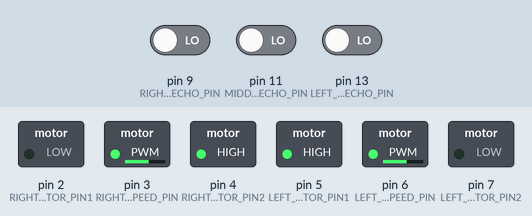
Bench run of a program on a simulated Arduino Uno, built with avr-gcc and run on an emulated ATmega328P. On the bench: switched loads named in the program (green lamp = pin HIGH). The inputs (shaded band) are chosen by the test bench; at power-on: pin 9 (RIGHT_ULTRASONIC_ECHO_PIN) LOW, pin 11 (MIDDLE_ULTRASONIC_ECHO_PIN) LOW, pin 13 (LEFT_ULTRASONIC_ECHO_PIN) LOW. Pins used as bus, display or sensor lines are not drawn.

Above: at 0.1 s.
Timing chart, 0 to 1.6 s (numbered marks = the images above):
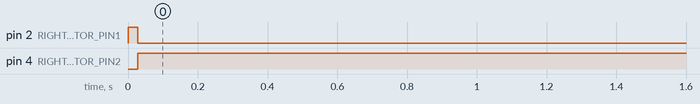

The program:

main.cpp
```cpp
#include <Arduino.h>
#include "UltrasonicSensor.h"
#include "MotorController.h"

UltrasonicSensor right_sensor;
UltrasonicSensor middle_sensor;
UltrasonicSensor left_sensor;

MotorController motor_controller;

void setup()
{
    right_sensor.setup(RIGHT_ULTRASONIC_TRIG_PIN, RIGHT_ULTRASONIC_ECHO_PIN);
    middle_sensor.setup(MIDDLE_ULTRASONIC_TRIG_PIN, MIDDLE_ULTRASONIC_ECHO_PIN);
    left_sensor.setup(LEFT_ULTRASONIC_TRIG_PIN, LEFT_ULTRASONIC_ECHO_PIN);

    motor_controller.right_motor.setup(RIGHT_MOTOR_PIN1, RIGHT_MOTOR_PIN2, RIGHT_MOTOR_SPEED_PIN);
    motor_controller.left_motor.setup(LEFT_MOTOR_PIN1, LEFT_MOTOR_PIN2, LEFT_MOTOR_SPEED_PIN);

    motor_controller.moveForward();
}

void loop()
{
    int right_distance = right_sensor.getDistance();
    int left_distance = left_sensor.getDistance();
    int middle_distance = middle_sensor.getDistance();

    if (right_distance + left_distance < CORRIDOR_WIDTH)
    // Inside a corridor: regulate distances
    {
        int pid = KP * (right_distance - left_distance);
        motor_controller.regulate(pid);
        return;
    }

    // TODO: right distance > long distance and left distance > long distance
    // if (right_distance > LONG_DISTANCE && left_distance > LONG_DISTANCE)
    // {

    //     return;
    // }

    if (right_distance > LONG_DISTANCE)
    // Right turn
    {
        if (middle_distance < MINIMUM_FRONTAL_DISTANCE);
        // Frontal wall too close: turn rapidly
        {
            motor_controller.turnRight();
            return;
        }

        // Regulate left distance
        int pid = KP * (ONE_SIDED_REGULATION_DISTANCE - left_distance);
        motor_controller.regulate(pid);
        return;
    }

    if (left_distance > LONG_DISTANCE)
    // Left turn
    {
        if (middle_distance < MINIMUM_FRONTAL_DISTANCE);
        // Frontal wall too close: turn rapidly
        {
            motor_controller.turnLeft();
            return;
        }

        // Regulate right distance
        int pid = KP * (right_distance - ONE_SIDED_REGULATION_DISTANCE);
        motor_controller.regulate(pid);
        return;
    }
}
```

Motor.h
```cpp
#include "Util.h"

#ifndef MOTOR
#define MOTOR

class Motor
{
    private:
        int pin1;
        int pin2;
        int speedPin;

    public:
        void setup(int, int, int);
        void setSpeed(int speed);
};

void Motor::setup(int pin1, int pin2, int speedPin)
{
    this -> pin1 = pin1;
    this -> pin2 = pin2;
    this -> speedPin = speedPin;

    pmo(pin1);
    pmo(pin2);
    pmo(speedPin);
}

void Motor::setSpeed(int speed)
{
    if (speed >= 0)
    {
        dwh(pin1);
        dwl(pin2);
        aw(speedPin, speed < 255 ? speed : 255);
    }
    else
    {
        dwl(pin1);
        dwh(pin2);
        aw(speedPin, -speed < 255 ? -speed : 255);
    }
}

#endif
```

MotorController.h
```cpp
#include "Motor.h"
#include "Config.h"

#ifndef MOTOR_CONTROLLER
#define MOTOR_CONTROLLER

class MotorController
{
    public:
        Motor right_motor;
        Motor left_motor;
        void moveForward();
        void turnRight();
        void turnLeft();
        void regulate(int);
};

void MotorController::moveForward()
{
    right_motor.setSpeed(MOTOR_SPEED);
    left_motor.setSpeed(MOTOR_SPEED);
}

void MotorController::turnRight()
{
    right_motor.setSpeed(-MOTOR_SPEED);
    left_motor.setSpeed(MOTOR_SPEED);
}

void MotorController::turnLeft()
{
    right_motor.setSpeed(MOTOR_SPEED);
    left_motor.setSpeed(-MOTOR_SPEED);
}

void MotorController::regulate(int pid)
{
    right_motor.setSpeed(MOTOR_SPEED - pid);
    left_motor.setSpeed(MOTOR_SPEED + pid);
}

#endif
```

UltrasonicSensor.h
```cpp
#include "Util.h"
#include "Config.h"

#ifndef ULTRASONIC_SENSOR
#define ULTRASONIC_SENSOR

class UltrasonicSensor
{
    private:
        int trig_pin;
        int echo_pin;

    public:
        void setup(int, int);
        int getDistance();
};

void UltrasonicSensor::setup(int trig_pin, int echo_pin)
{
    this -> trig_pin = trig_pin;
    this -> echo_pin = echo_pin;
}

int UltrasonicSensor::getDistance()
{
    pmo(trig_pin);
    dwl(trig_pin); delay(2);
    dwh(trig_pin); delay(5);
    dwl(trig_pin);

    pmi(echo_pin);
    int distance = pulseIn(echo_pin, HIGH, PULSE_TIMEOUT) / 58;

    return (distance != 0) ? distance : MAX_DISTANCE;
}

#endif
```

Util.h
```cpp
#include "Arduino.h"

#ifndef UTIL
#define UTIL

#define pmo(pin) pinMode(pin, OUTPUT)
#define pmi(pin) pinMode(pin, INPUT)

#define dwh(pin) digitalWrite(pin, HIGH);
#define dwl(pin) digitalWrite(pin, LOW);

#define aw analogWrite

#endif
```

Config.h
```cpp
#ifndef CONFIG
#define CONFIG

#define RIGHT_MOTOR_PIN1 2
#define RIGHT_MOTOR_PIN2 4
#define RIGHT_MOTOR_SPEED_PIN 3

#define LEFT_MOTOR_PIN1 5
#define LEFT_MOTOR_PIN2 7
#define LEFT_MOTOR_SPEED_PIN 6

#define MOTOR_SPEED 150

#define KP 1

#define RIGHT_ULTRASONIC_TRIG_PIN 8
#define RIGHT_ULTRASONIC_ECHO_PIN 9

#define MIDDLE_ULTRASONIC_TRIG_PIN 10
#define MIDDLE_ULTRASONIC_ECHO_PIN 11

#define LEFT_ULTRASONIC_TRIG_PIN 12
#define LEFT_ULTRASONIC_ECHO_PIN 13

#define MAX_DISTANCE 40
#define PULSE_TIMEOUT (MAX_DISTANCE * 58)

#define CORRIDOR_WIDTH 25
#define LONG_DISTANCE 15
#define ONE_SIDED_REGULATION_DISTANCE 7
#define MINIMUM_FRONTAL_DISTANCE 7

#endif
```

Measured:
- by itself, pin 2 (RIGHT_MOTOR_PIN1): HIGH → LOW at 0.03 s
- by itself, pin 4 (RIGHT_MOTOR_PIN2): LOW → HIGH at 0.03 s
